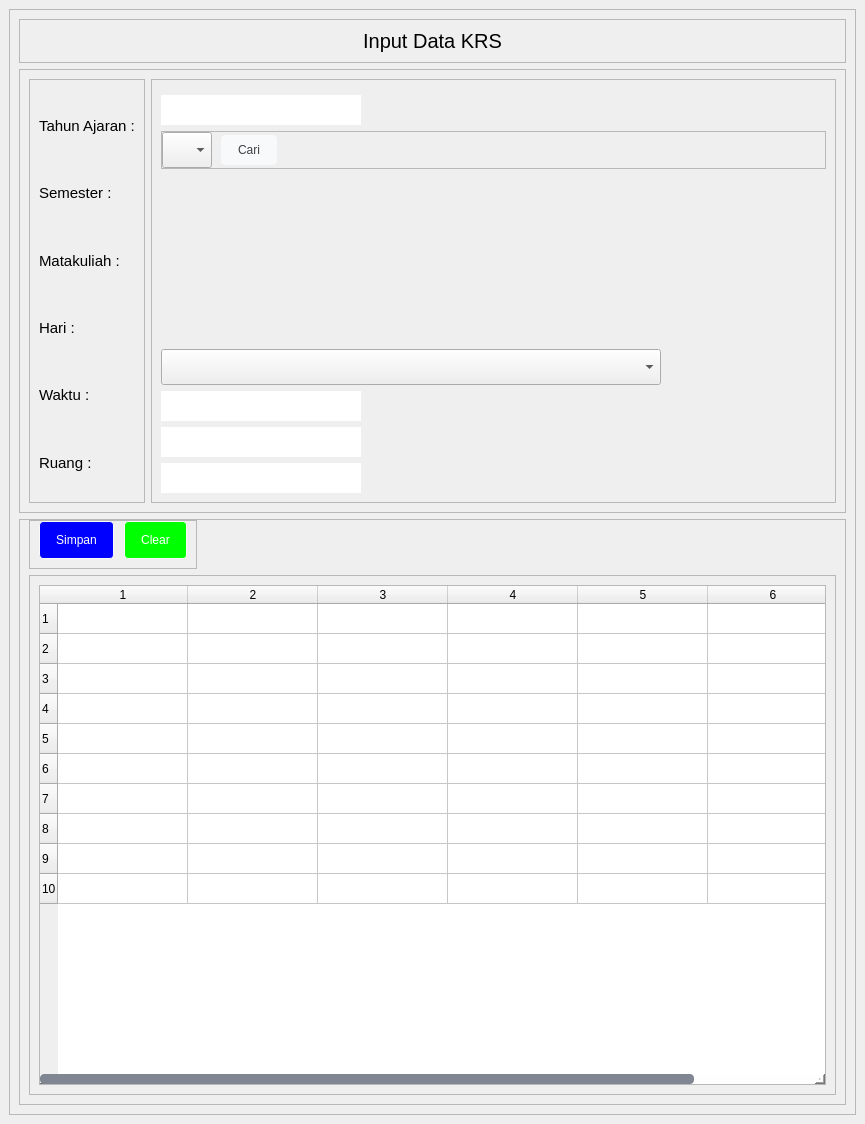
<?xml version="1.0" encoding="UTF-8"?>
<ui version="4.0">
 <class>MainWindow</class>
 <widget class="QMainWindow" name="MainWindow">
  <property name="geometry">
   <rect>
    <x>0</x>
    <y>0</y>
    <width>865</width>
    <height>1124</height>
   </rect>
  </property>
  <property name="minimumSize">
   <size>
    <width>480</width>
    <height>0</height>
   </size>
  </property>
  <property name="windowTitle">
   <string>MainWindow</string>
  </property>
  <property name="styleSheet">
   <string notr="true">QScrollBar:vertical {
	background-color:#fefefe;
	width:10px;
}
QScrollBar::handle:vertical {
	background-color: #808793;
	min-height: 30px;
	border-radius: 4px;
}
QScrollBar::handle:vertical:hover{	
	background-color:#a1a6af;
}

QScrollBar:horizontal {
	background-color:#fefefe;
	height:10px;
}
QScrollBar::handle:horizontal {
	background-color: #808793;
	min-height: 30px;
	border-radius: 4px;
}
QScrollBar::handle:horizontal:hover{	
	background-color:#a1a6af;
}

QLineEdit, QDateEdit {
	border: none;
}

QLineEdit,QComboBox {
height: 30px;
}

QPushButton {
  background-color: #f8f9fa;
  border: 1px solid #f8f9fa;
  border-radius: 4px;
  color: #3c4043;
  height: 36px;
  line-height: 27px;
  min-width: 10px;
  padding: 0 16px;
  text-align: center;
  white-space: pre;
}

QPushButton:hover {
  border-color: #4285f4;
  outline: none;
}

#btnSimpan{
	color: rgb(255, 255, 255);
	background-color: rgb(0, 0, 255);
}

#btnClear{
	color: rgb(255, 255, 255);
	background-color: rgb(0, 255, 0);
}

#btnHapus{
	color: rgb(255, 255, 255);
	background-color: rgb(255, 0, 0);
}</string>
  </property>
  <widget class="QWidget" name="centralwidget">
   <property name="sizePolicy">
    <sizepolicy hsizetype="Preferred" vsizetype="Preferred">
     <horstretch>0</horstretch>
     <verstretch>0</verstretch>
    </sizepolicy>
   </property>
   <layout class="QVBoxLayout" name="verticalLayout">
    <item>
     <widget class="QScrollArea" name="scrollArea">
      <property name="widgetResizable">
       <bool>true</bool>
      </property>
      <widget class="QWidget" name="scrollAreaWidgetContents">
       <property name="geometry">
        <rect>
         <x>0</x>
         <y>0</y>
         <width>845</width>
         <height>1104</height>
        </rect>
       </property>
       <layout class="QVBoxLayout" name="verticalLayout_2">
        <item alignment="Qt::AlignTop">
         <widget class="QFrame" name="frame">
          <property name="frameShape">
           <enum>QFrame::StyledPanel</enum>
          </property>
          <property name="frameShadow">
           <enum>QFrame::Raised</enum>
          </property>
          <layout class="QVBoxLayout" name="verticalLayout_3">
           <item>
            <widget class="QLabel" name="label">
             <property name="font">
              <font>
               <pointsize>15</pointsize>
              </font>
             </property>
             <property name="text">
              <string>Input Data KRS</string>
             </property>
             <property name="alignment">
              <set>Qt::AlignCenter</set>
             </property>
            </widget>
           </item>
          </layout>
         </widget>
        </item>
        <item>
         <widget class="QFrame" name="frame_2">
          <property name="sizePolicy">
           <sizepolicy hsizetype="Preferred" vsizetype="Expanding">
            <horstretch>0</horstretch>
            <verstretch>0</verstretch>
           </sizepolicy>
          </property>
          <property name="frameShape">
           <enum>QFrame::StyledPanel</enum>
          </property>
          <property name="frameShadow">
           <enum>QFrame::Raised</enum>
          </property>
          <layout class="QHBoxLayout" name="horizontalLayout">
           <item alignment="Qt::AlignLeft">
            <widget class="QFrame" name="frame_4">
             <property name="sizePolicy">
              <sizepolicy hsizetype="Preferred" vsizetype="Preferred">
               <horstretch>0</horstretch>
               <verstretch>0</verstretch>
              </sizepolicy>
             </property>
             <property name="font">
              <font>
               <family>Segoe UI Symbol</family>
               <pointsize>9</pointsize>
              </font>
             </property>
             <property name="frameShape">
              <enum>QFrame::StyledPanel</enum>
             </property>
             <property name="frameShadow">
              <enum>QFrame::Raised</enum>
             </property>
             <layout class="QVBoxLayout" name="verticalLayout_6">
              <property name="topMargin">
               <number>15</number>
              </property>
              <item>
               <widget class="QLabel" name="label_2">
                <property name="font">
                 <font>
                  <pointsize>11</pointsize>
                 </font>
                </property>
                <property name="text">
                 <string>Tahun Ajaran :</string>
                </property>
               </widget>
              </item>
              <item>
               <widget class="QLabel" name="label_3">
                <property name="font">
                 <font>
                  <pointsize>11</pointsize>
                 </font>
                </property>
                <property name="text">
                 <string>Semester :</string>
                </property>
               </widget>
              </item>
              <item>
               <widget class="QLabel" name="label_4">
                <property name="font">
                 <font>
                  <pointsize>11</pointsize>
                 </font>
                </property>
                <property name="text">
                 <string>Matakuliah :</string>
                </property>
               </widget>
              </item>
              <item>
               <widget class="QLabel" name="label_5">
                <property name="font">
                 <font>
                  <pointsize>11</pointsize>
                 </font>
                </property>
                <property name="text">
                 <string>Hari :</string>
                </property>
               </widget>
              </item>
              <item>
               <widget class="QLabel" name="label_6">
                <property name="font">
                 <font>
                  <pointsize>11</pointsize>
                 </font>
                </property>
                <property name="text">
                 <string>Waktu :</string>
                </property>
               </widget>
              </item>
              <item>
               <widget class="QLabel" name="label_8">
                <property name="font">
                 <font>
                  <pointsize>11</pointsize>
                 </font>
                </property>
                <property name="text">
                 <string>Ruang :</string>
                </property>
               </widget>
              </item>
             </layout>
            </widget>
           </item>
           <item>
            <widget class="QFrame" name="frame_6">
             <property name="frameShape">
              <enum>QFrame::StyledPanel</enum>
             </property>
             <property name="frameShadow">
              <enum>QFrame::Raised</enum>
             </property>
             <layout class="QVBoxLayout" name="verticalLayout_7">
              <property name="topMargin">
               <number>15</number>
              </property>
              <item>
               <widget class="QLineEdit" name="txtAjaran">
                <property name="minimumSize">
                 <size>
                  <width>100</width>
                  <height>0</height>
                 </size>
                </property>
                <property name="maximumSize">
                 <size>
                  <width>200</width>
                  <height>16777215</height>
                 </size>
                </property>
               </widget>
              </item>
              <item alignment="Qt::AlignTop">
               <widget class="QFrame" name="frame_7">
                <property name="frameShape">
                 <enum>QFrame::StyledPanel</enum>
                </property>
                <property name="frameShadow">
                 <enum>QFrame::Raised</enum>
                </property>
                <layout class="QHBoxLayout" name="horizontalLayout_2">
                 <property name="spacing">
                  <number>9</number>
                 </property>
                 <property name="leftMargin">
                  <number>0</number>
                 </property>
                 <property name="topMargin">
                  <number>0</number>
                 </property>
                 <property name="rightMargin">
                  <number>0</number>
                 </property>
                 <property name="bottomMargin">
                  <number>0</number>
                 </property>
                 <item>
                  <widget class="QComboBox" name="cboSemester">
                   <property name="minimumSize">
                    <size>
                     <width>50</width>
                     <height>0</height>
                    </size>
                   </property>
                   <property name="maximumSize">
                    <size>
                     <width>50</width>
                     <height>16777215</height>
                    </size>
                   </property>
                   <item>
                    <property name="text">
                     <string/>
                    </property>
                   </item>
                   <item>
                    <property name="text">
                     <string>1</string>
                    </property>
                   </item>
                   <item>
                    <property name="text">
                     <string>2</string>
                    </property>
                   </item>
                   <item>
                    <property name="text">
                     <string>3</string>
                    </property>
                   </item>
                   <item>
                    <property name="text">
                     <string>4</string>
                    </property>
                   </item>
                   <item>
                    <property name="text">
                     <string>5</string>
                    </property>
                   </item>
                   <item>
                    <property name="text">
                     <string>6</string>
                    </property>
                   </item>
                   <item>
                    <property name="text">
                     <string>7</string>
                    </property>
                   </item>
                   <item>
                    <property name="text">
                     <string>8</string>
                    </property>
                   </item>
                  </widget>
                 </item>
                 <item alignment="Qt::AlignLeft">
                  <widget class="QPushButton" name="btnCariMatakuliah">
                   <property name="minimumSize">
                    <size>
                     <width>44</width>
                     <height>10</height>
                    </size>
                   </property>
                   <property name="maximumSize">
                    <size>
                     <width>16777215</width>
                     <height>30</height>
                    </size>
                   </property>
                   <property name="text">
                    <string>Cari</string>
                   </property>
                  </widget>
                 </item>
                </layout>
               </widget>
              </item>
              <item>
               <widget class="QComboBox" name="cboMatakuliah">
                <property name="minimumSize">
                 <size>
                  <width>300</width>
                  <height>0</height>
                 </size>
                </property>
                <property name="maximumSize">
                 <size>
                  <width>500</width>
                  <height>16777215</height>
                 </size>
                </property>
               </widget>
              </item>
              <item>
               <widget class="QLineEdit" name="txtHari">
                <property name="minimumSize">
                 <size>
                  <width>100</width>
                  <height>0</height>
                 </size>
                </property>
                <property name="maximumSize">
                 <size>
                  <width>200</width>
                  <height>16777215</height>
                 </size>
                </property>
               </widget>
              </item>
              <item>
               <widget class="QLineEdit" name="txtWaktu">
                <property name="minimumSize">
                 <size>
                  <width>100</width>
                  <height>0</height>
                 </size>
                </property>
                <property name="maximumSize">
                 <size>
                  <width>200</width>
                  <height>16777215</height>
                 </size>
                </property>
               </widget>
              </item>
              <item>
               <widget class="QLineEdit" name="txtRuang">
                <property name="minimumSize">
                 <size>
                  <width>100</width>
                  <height>0</height>
                 </size>
                </property>
                <property name="maximumSize">
                 <size>
                  <width>200</width>
                  <height>16777215</height>
                 </size>
                </property>
               </widget>
              </item>
             </layout>
            </widget>
           </item>
          </layout>
         </widget>
        </item>
        <item>
         <widget class="QFrame" name="frame_3">
          <property name="frameShape">
           <enum>QFrame::StyledPanel</enum>
          </property>
          <property name="frameShadow">
           <enum>QFrame::Raised</enum>
          </property>
          <layout class="QVBoxLayout" name="verticalLayout_4">
           <property name="topMargin">
            <number>0</number>
           </property>
           <item alignment="Qt::AlignLeft|Qt::AlignTop">
            <widget class="QFrame" name="frame_14">
             <property name="frameShape">
              <enum>QFrame::StyledPanel</enum>
             </property>
             <property name="frameShadow">
              <enum>QFrame::Raised</enum>
             </property>
             <layout class="QHBoxLayout" name="horizontalLayout_4">
              <property name="spacing">
               <number>10</number>
              </property>
              <property name="topMargin">
               <number>0</number>
              </property>
              <item>
               <widget class="QPushButton" name="btnSimpan">
                <property name="minimumSize">
                 <size>
                  <width>44</width>
                  <height>0</height>
                 </size>
                </property>
                <property name="maximumSize">
                 <size>
                  <width>75</width>
                  <height>16777215</height>
                 </size>
                </property>
                <property name="text">
                 <string>Simpan</string>
                </property>
               </widget>
              </item>
              <item>
               <widget class="QPushButton" name="btnClear">
                <property name="minimumSize">
                 <size>
                  <width>44</width>
                  <height>0</height>
                 </size>
                </property>
                <property name="text">
                 <string>Clear</string>
                </property>
               </widget>
              </item>
             </layout>
            </widget>
           </item>
           <item>
            <widget class="QFrame" name="frame_5">
             <property name="frameShape">
              <enum>QFrame::StyledPanel</enum>
             </property>
             <property name="frameShadow">
              <enum>QFrame::Raised</enum>
             </property>
             <layout class="QVBoxLayout" name="verticalLayout_5">
              <item>
               <widget class="QTableWidget" name="gridKrs">
                <property name="sizePolicy">
                 <sizepolicy hsizetype="Expanding" vsizetype="Preferred">
                  <horstretch>0</horstretch>
                  <verstretch>0</verstretch>
                 </sizepolicy>
                </property>
                <property name="minimumSize">
                 <size>
                  <width>0</width>
                  <height>500</height>
                 </size>
                </property>
                <property name="rowCount">
                 <number>10</number>
                </property>
                <property name="columnCount">
                 <number>6</number>
                </property>
                <attribute name="horizontalHeaderDefaultSectionSize">
                 <number>130</number>
                </attribute>
                <row/>
                <row/>
                <row/>
                <row/>
                <row/>
                <row/>
                <row/>
                <row/>
                <row/>
                <row/>
                <column/>
                <column/>
                <column/>
                <column/>
                <column/>
                <column/>
               </widget>
              </item>
             </layout>
            </widget>
           </item>
          </layout>
         </widget>
        </item>
       </layout>
      </widget>
     </widget>
    </item>
   </layout>
  </widget>
 </widget>
 <resources/>
 <connections/>
</ui>
